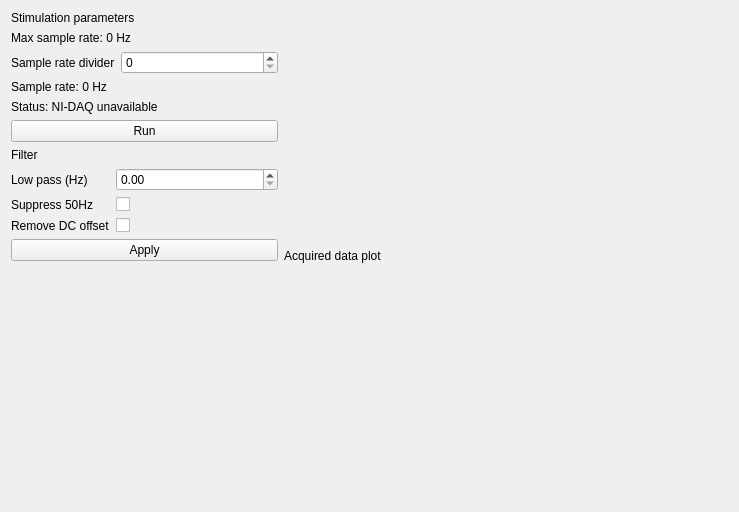
<?xml version="1.0" encoding="UTF-8"?>
<ui version="4.0">
 <class>ProtocolWindow</class>
 <widget class="QWidget" name="ProtocolWindow">
  <property name="geometry">
   <rect>
    <x>0</x>
    <y>0</y>
    <width>739</width>
    <height>512</height>
   </rect>
  </property>
  <property name="windowTitle">
   <string>Protocol Editor</string>
  </property>
  <layout class="QHBoxLayout" name="flowLayout" stretch="3,5">
   <item>
    <layout class="QVBoxLayout" name="leftLayout">
     <item>
      <widget class="QLabel" name="title_controls">
       <property name="text">
        <string>Stimulation parameters</string>
       </property>
      </widget>
     </item>
     <item>
      <widget class="QLabel" name="label">
       <property name="text">
        <string>Max sample rate: 0 Hz</string>
       </property>
      </widget>
     </item>
     <item>
      <layout class="QFormLayout" name="formLayout">
       <item row="0" column="0">
        <widget class="QLabel" name="sampleRateDividerLabel">
         <property name="text">
          <string>Sample rate divider</string>
         </property>
        </widget>
       </item>
       <item row="0" column="1">
        <widget class="QSpinBox" name="sampleRateDividerSpinBox"/>
       </item>
      </layout>
     </item>
     <item>
      <widget class="QLabel" name="label_3">
       <property name="text">
        <string>Sample rate: 0 Hz</string>
       </property>
      </widget>
     </item>
     <item>
      <widget class="QLabel" name="nidaqStatusLabel">
       <property name="text">
        <string>Status: NI-DAQ unavailable</string>
       </property>
       <property name="wordWrap">
        <bool>true</bool>
       </property>
      </widget>
     </item>
     <item>
      <widget class="QPushButton" name="pushButton">
       <property name="text">
        <string>Run</string>
       </property>
      </widget>
     </item>
     <item>
      <widget class="QLabel" name="title_filter">
       <property name="text">
        <string>Filter</string>
       </property>
      </widget>
     </item>
     <item>
      <layout class="QFormLayout" name="formLayout_2">
       <item row="0" column="0">
        <widget class="QLabel" name="lowpass_label">
         <property name="text">
          <string>Low pass (Hz)</string>
         </property>
        </widget>
       </item>
       <item row="0" column="1">
        <widget class="QDoubleSpinBox" name="lowPassHzDoubleSpinBox"/>
       </item>
       <item row="1" column="0">
        <widget class="QLabel" name="suppress_label">
         <property name="text">
          <string>Suppress 50Hz</string>
         </property>
        </widget>
       </item>
       <item row="1" column="1">
        <widget class="QCheckBox" name="suppress50HzCheckBox"/>
       </item>
       <item row="2" column="0">
        <widget class="QLabel" name="remove_dc_offset_label">
         <property name="text">
          <string>Remove DC offset</string>
         </property>
        </widget>
       </item>
       <item row="2" column="1">
        <widget class="QCheckBox" name="removeDCOffsetCheckBox"/>
       </item>
      </layout>
     </item>
     <item>
      <widget class="QPushButton" name="pushButton_2">
       <property name="text">
        <string>Apply</string>
       </property>
      </widget>
     </item>
     <item>
      <spacer name="verticalSpacer_2">
       <property name="orientation">
        <enum>Qt::Orientation::Vertical</enum>
       </property>
       <property name="sizeHint" stdset="0">
        <size>
         <width>20</width>
         <height>40</height>
        </size>
       </property>
      </spacer>
     </item>
    </layout>
   </item>
   <item>
    <layout class="QVBoxLayout" name="rightLayout">
     <item>
      <widget class="QLabel" name="title_lanes">
       <property name="text">
        <string>Acquired data plot</string>
       </property>
      </widget>
     </item>
    </layout>
   </item>
  </layout>
 </widget>
 <resources/>
 <connections/>
</ui>
